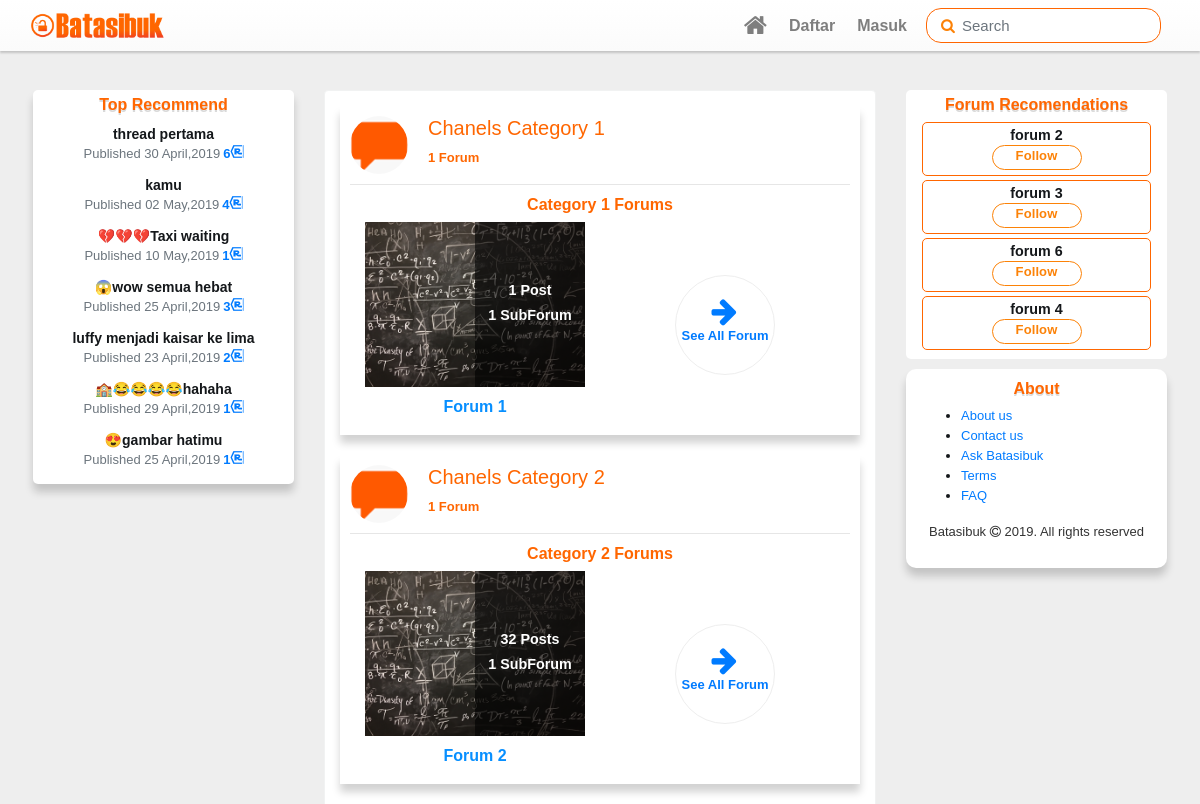
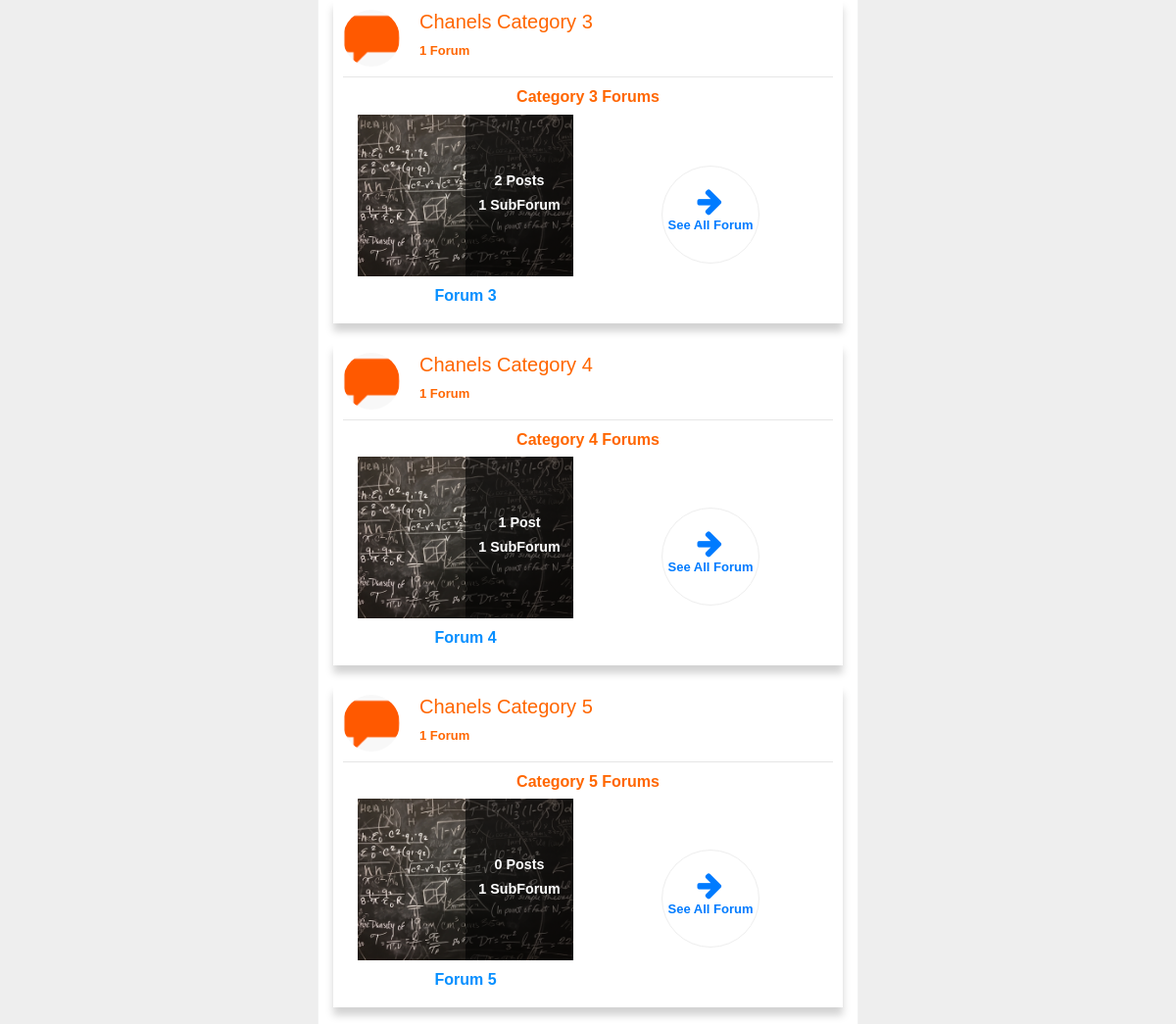
Before: /forum/ (upper part) with the older database file (2 pictures, top to bottom).
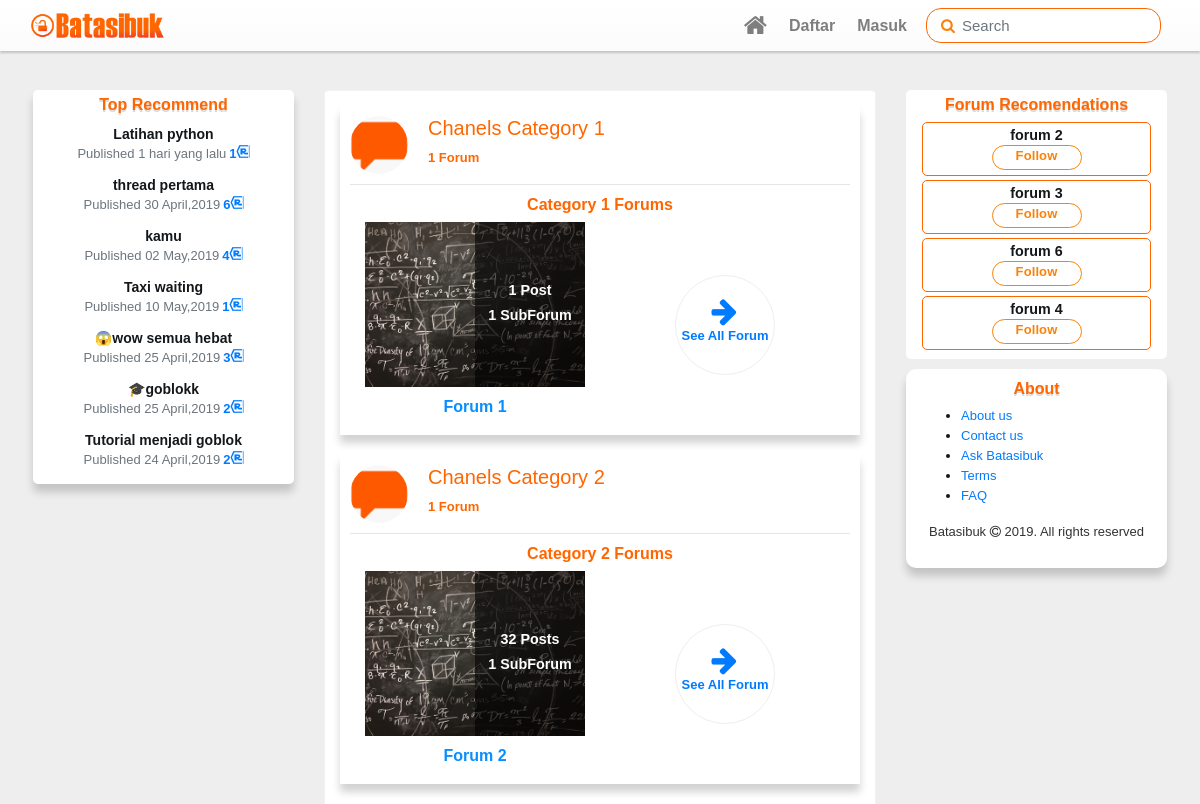
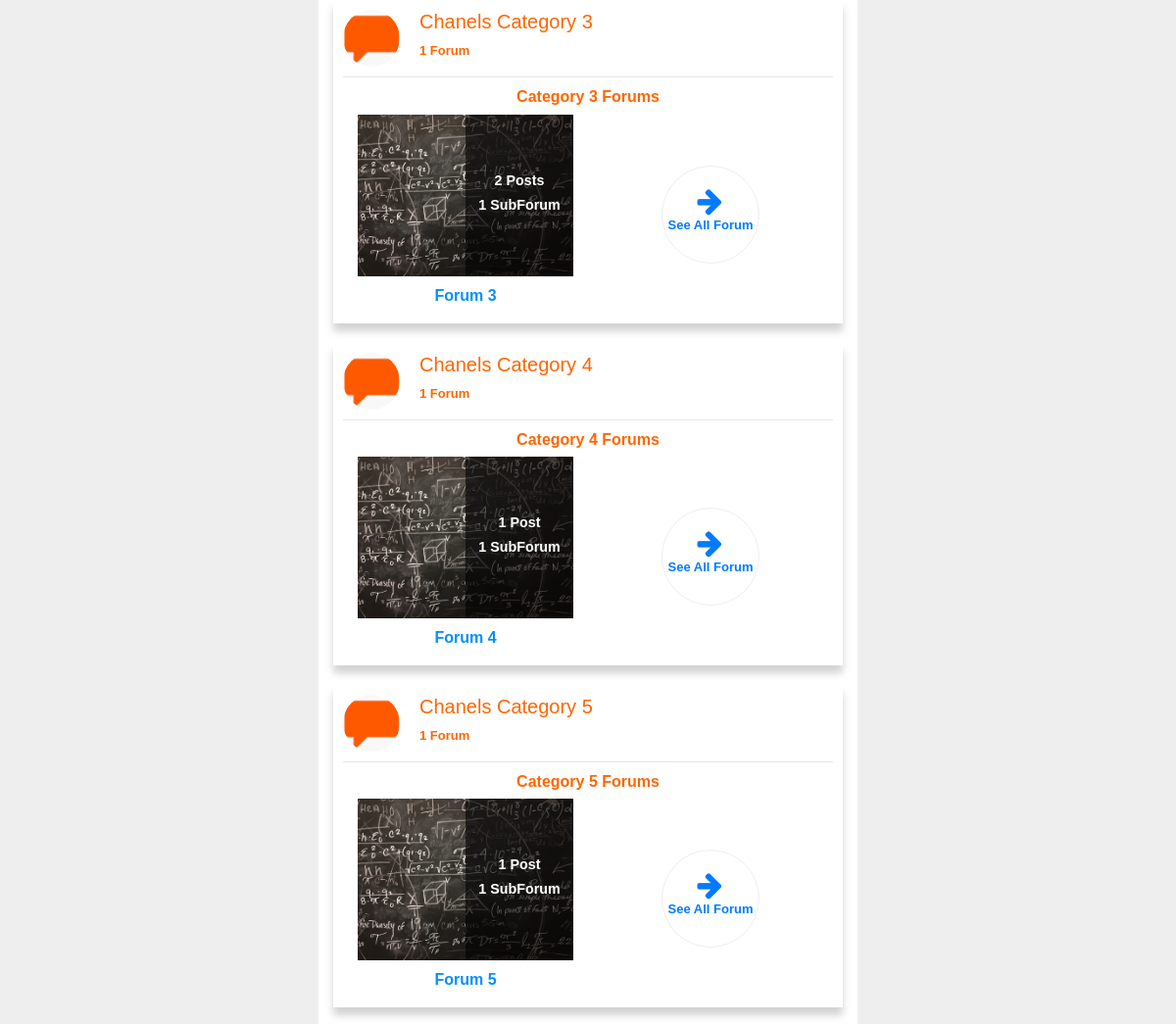
After: the same page with the newer database file (2 pictures, top to bottom).
### batasibuk_forum/models.py (models this page shows, shortened)
class Votable(models.Model):
	class Meta:
		abstract=True
	votes=GenericRelation(Vote,content_type_field='vote_type',object_id_field='vote_id')
	upvotes=models.IntegerField(default=0,blank=True)
	downvotes=models.IntegerField(default=0,blank=True)
	vote_self=False

class Post(Votable):
	objects=PostsManager()
	forum_post_type=models.ForeignKey(ContentType,on_delete=models.PROTECT,related_name='_forum_posts')
	forum_post_id=models.PositiveIntegerField()
	content_forum_post=GenericForeignKey('forum_post_type','forum_post_id')
	author=models.ForeignKey(User,related_name='posts',on_delete=models.PROTECT)
	created=models.DateTimeField(auto_now_add=True)
	updated=models.DateTimeField(auto_now=True)
	updated_by=models.ForeignKey(User,blank=True,null=True,on_delete=models.PROTECT)
	post_title=models.CharField(max_length=255)
	body=RichTextUploadingField(blank=True,
								config_name='post_thread',
								external_plugin_resources=[(
									'emoji',
									'/static/ckeditor_plugins/emoji/',
									'plugin.js')]
								)
	post_slug=models.SlugField(max_length=255,blank=True,editable=False)
	status=models.IntegerField(choices=(
		(0,'Draft'),
		(1,'Post')
		),default=0)
	views=models.IntegerField(blank=True,default=0)

class Category(models.Model):
	def image_path(instance,imagename):
		base_name,ext=os.path.splitext(imagename)
		return f"logo_channel/{time.strftime('%y%m%d%H%M%S')}{ext}"
	name=models.CharField(max_length=80)
	groups=models.ManyToManyField(Group,blank=True)
	position=models.IntegerField(blank=True,default=0)
	channel_logo=models.ImageField(default='',blank=True,upload_to=image_path)

class Followble(models.Model):
	class Meta:
		abstract=True
	followers=GenericRelation(Follow,content_type_field='forum_type',object_id_field='forum_id')

class Forum(Followble):
	def image_path(instance,imagename):
		base_name,ext=os.path.splitext(imagename)
		return f"logo_image/{time.strftime('%y%m%d%H%M%S')}{ext}"
	category=models.ForeignKey(Category,related_name='forums',blank=True,null=True,on_delete=models.PROTECT)
	name=models.CharField(max_length=80)
	position=models.IntegerField(blank=True,default=0)
	description=models.TextField(blank=True,default='')
	moderators=models.ManyToManyField(User,blank=True)
	updated=models.DateTimeField(auto_now=True)
	posts=GenericRelation(Post,content_type_field='forum_post_type',object_id_field='forum_post_id',related_query_name='post_forum')
	post_count=models.IntegerField(blank=True,default=0)
	forum_logo=models.ImageField(default='',upload_to=image_path)

### batasibuk_forum/views.py (the view)
# urls.py: path('',HomeForumsView.as_view(),name='home'),
class HomeForumsView(ListView):
	model= Category
	template_name='batasibuk_forum/home.html'
	context_object_name='categorys'
	extra_context={
		'title':'forum'
	}

### batasibuk_forum/models.py (called while the page is built)
	def get_top_recommend(self):
		posts=Post.objects.all()
		for post in posts:
			c_recommends=post.post_recommends.all().count()
			time_since=math.floor((datetime.datetime.now().timestamp()-post.created.timestamp())/3600)
			post.score=(c_recommends)/(time_since+2)**1.8
			if c_recommends==0:
				post.score=(c_recommends-1)/(time_since+2)**1.8
		posts=sorted(posts,key=lambda t:t.score,reverse=True)
		if len(posts)>10:
			return posts[0:7]
		return posts

### batasibuk_forum/templatetags/text_custom.py (called while the page is built)
@register.filter(name='to_time_since')
def to_time_since(d):
	return custom_time_since(d)

### batasibuk_forum/templatetags/top_recommend.py (called while the page is built)
@register.inclusion_tag('snippets/post_recommends.html')
def top_recommend():
	posts=Post.objects.get_top_recommend()
	context={
		'posts':posts,
	}
	return context

@register.inclusion_tag('snippets/forum_recommend.html')
def forum_recommend(request):
	forum=Forum.objects.all()
	if request.user.is_authenticated:
		forum=Forum.objects.exclude(followers__follower=request.user)
	for f in forum:
		f.count_followers=f.followers.all().count()
	recommend_forum=sorted(forum,key=lambda c:c.count_followers,reverse=True)
	if len(recommend_forum)>4:
		recommend_forum=recommend_forum[0:4]
	return {'request':request,'forums':recommend_forum}

### batasibuk_forum/templates/batasibuk_forum/home.html (shortened to what this page needs)
{% extends "base.html" %}
{% load static %}
{% load top_recommend %}
{% block get_in_head %}
	<link rel="stylesheet" type="text/css" href="{% static "css/forum_home.css" %}">
{% endblock get_in_head %}
{% block main_content %}
<div class="row">
	<div class="col-md-3 d-none d-md-block order-md-1">
    	{%top_recommend%}
    </div>
    <div class="col-md-6 order-1 order-md-2 ">
            <div class="chanels-card">
            {% for category in categorys  %}
				<div class="chanel-detail shadow">
                 	<img src="/media/logo_image/190331210525.png" alt="user" class="chanel-logo" />
                  <div class="channel-info">
                  	<a href="{% url "channel" id_channel=category.id name_channel=category.name%}" class="remove-link-format">
                    <h5 class="channel-title">Chanels {{category.name|capfirst}}</h5>
                    	<p>{{category.forums.all.count}} Forum{{category.forums.all.count|pluralize}}</p>
                    </a>
                  </div>
                  <div class="hr-custom clearfix"></div>
                  <div class="chanel-forum container-fluid">
                    	<h6>{{category.name|capfirst}} Forums </h6>
                    	<div class="row">
                    	{% for forum in category.forums.all %}
	                    		<div class="forum-detail col-sm-6">
	                    			<a href="{% url "forum:forumview" id_forum=forum.id name_forum=forum.name %}" class="remove-link-format">
		                    		<div class="forum-info">
		                    			<img src="/media/logo_image/logocoba.jpg" class="img-fluid forum-logo">
		                    			<div class="forum-posts d-flex flex-column justify-content-center">
		                    				<p>{{forum.posts.all.count}} Post{{forum.posts.all.count|pluralize}}</p>
		                    				<p>{{forum.subforums.all.count}} SubForum{{forum.subforum.all.count|pluralize}}</p>
		                    			</div>
		                    		</div>
									<p>{{forum.name|capfirst}}</p>
									</a>
								</div>
						{% endfor %}
						<div class="col-sm-6 d-flex align-items-center justify-content-center">
							<a href="{% url "channel" id_channel=category.id name_channel=category.name %}" class="link-all-forum">
								<p>
									<i class="fa fa-arrow-right"></i>
									See All Forum
								</p>
							</a>
						</div>
						</div>
                  </div>
                </div>
			{% endfor %}
            </div>
    </div>
    <div class="col-md-3 order-2 order-md-3">
      {%forum_recommend request%}
	   	{% include "snippets/footer.html" %}
	 </div>
</div>
{% endblock main_content %}

### templates/snippets/post_recommends.html
{% load text_custom %}
<div class="trend-threads-card shadow">
  <h6>Top Recommend</h6>
  {% for thread  in posts %}
  	<div class="trend-thread">
      <a href="{% url 'thread' thread.post_slug thread.post_title %}" class="remove-link-format">
      	<p class="threads-title">{{thread.post_title}}</p >
      	<p class="thread-detail"><span class='text-muted'>Published {{thread.created|to_time_since}}</span><span class="thread-r">{{thread.post_recommends.all.count}}<i class="ba-recomend"></i></span></p>
      </a>
  	</div>
  {% endfor %}
</div>

### templates/snippets/forum_recommend.html
{% load vote_follow_filter %}
<div class="suggest-forum-card">
  <h6 class="grey">Forum Recomendations</h6>
  {% for forum in forums  %}
  	<div class="follow-forum">
      <p><a href="{% url "forum:forumview" forum.id forum.name %}"class='remove-link-format'>{{forum.name}}</a></p>
      <a href="javascript:void(0)" class="btn btn-follow follow-this {%is_user_follow forum request %} " data-id='{{forum.id}}' data-action='forum'>{%is_user_follow forum request 'get_text'%}</a>
  </div>
  {% endfor %}
</div>

Changed rows visible on the page:
no longer on this page (row edited): Post: post_title "luffy menjadi kaisar ke lima", created|to_time_since "23 April,2019", post_recommends.all.count "2"
no longer on this page (row edited): Post: post_title "🏫😂😂😂😂hahaha", created|to_time_since "29 April,2019", post_recommends.all.count "1"
no longer on this page (row edited): Post: post_title "😍gambar hatimu", created|to_time_since "25 April,2019", post_recommends.all.count "1"
added Post: post_title "Latihan python", created|to_time_since "1 hari yang lalu", post_recommends.all.count "1"
changed Post: post_title "💔💔💔Taxi waiting" → "Taxi waiting"
now on this page (row edited): Post: post_title "🎓goblokk", created|to_time_since "25 April,2019", post_recommends.all.count "2"
now on this page (row edited): Post: post_title "Tutorial menjadi goblok", created|to_time_since "24 April,2019", post_recommends.all.count "2"
computed for Forum "Forum 5": posts.all.count "0" → "1"
